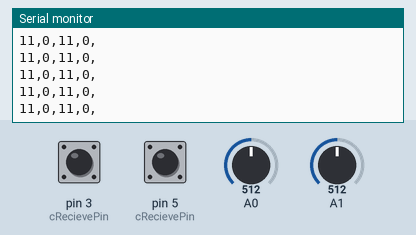
Simulated run of this sketch. Board: Arduino Uno, built with avr-gcc and run on an emulated ATmega328P. Shown: the last lines printed to the serial monitor. The test bench sets the inputs (shaded band); at power-on: A0 = 512, A1 = 512, pin 3 (cRecievePin) HIGH, pin 5 (cRecievePin) HIGH.

Above: at 1.2 s.
1.3 s: A0 set to 544
At 2.3 s:
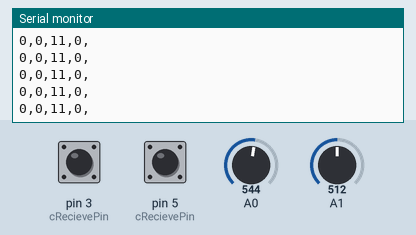
4.3 s: A1 set to 522
At 5.1 s:
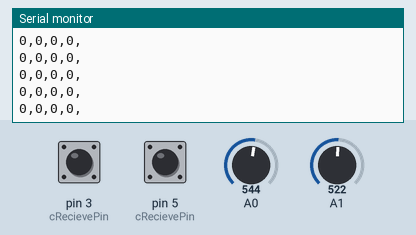
13.3 s: A1 set to 468
14.8 s: A1 set to 484
At 15.5 s:
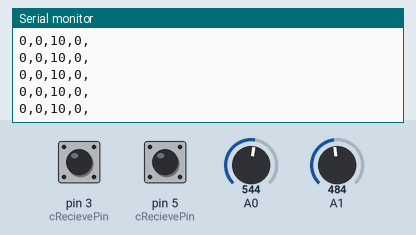
Timing chart, 0 to 17.8 s (numbered marks = the images above; inputs shaded):
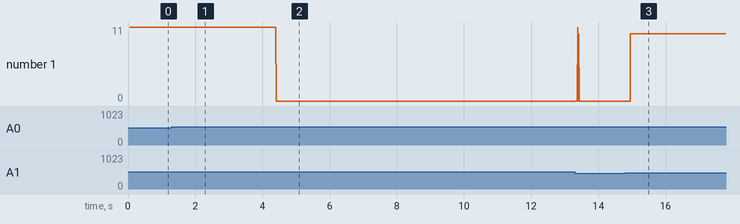

Measured:
- after the input at 1.3 s, the serial monitor: prints a new line after 0.10 s (image 1)
- after the input at 4.3 s, the serial monitor: prints a new line after 0.11 s (image 2)

The sketch:

Clotch.ino
```cpp
// (licence header left out)
/*--- インクルード ---*/
#include <CapacitiveSensor.h>
#include <ClotchControl.h>


/*--- マクロ ---*/
//#define DEBUG


/*--- セットアップ用データ ---*/
const int cSwitchNum        = 2;                    // システムで扱うスイッチの数
const int SWITCHES          = 19;                   // 識別可能なスイッチの数
const int cTransPin[]       = {2, 4, 6, 8, 10, 12}; // センサとして使用する送信側のピン番号
const int cRecievePin[]     = {3, 5, 7, 9, 11, 13}; // センサとして使用する受信側のピン番号
const int cSensorPin[]      = {0, 1, 2, 3, 4, 5};   // 電圧値測定用アナログ入力ピン番号
const int cThresholdH       = 100;                  // 静電容量しきい値 High
const int cThresholdL       = 70;                   // 静電容量しきい値 Low
const int cSamplingNum      = 30;                   // 静電容量センサが拾うノイズの量

int switchRange[SWITCHES][2];      // 各スイッチの電圧範囲（[switchNum][最小値, 最大値]）


/*--- 布スイッチライブラリ ---*/
ClotchControl *clotches[cSwitchNum];


/*---------------------------------------------------------------------*/


void setup() {
    // 布スイッチライブラリの初期化
    for(int AIN = 0; AIN < cSwitchNum; AIN++){
        clotches[AIN] = new ClotchControl(cSensorPin[AIN], cTransPin[AIN], cRecievePin[AIN]);
        clotches[AIN]->sensorCalibrate();
        clotches[AIN]->offAutoCalibrate();
        clotches[AIN]->setupBuffer();
        clotches[AIN]->resetThreshold(cThresholdL, cThresholdH);
        clotches[AIN]->resetSamplingNum(cSamplingNum);
    }

    // 各スイッチの電圧幅の初期化
    initSwitchRange();

    // シリアル通信の開始
    Serial.begin(9600);
}


/*---------------------------------------------------------------------*/


void loop() {

    /* 各スイッチについて測定していく */
    for(int AIN = 0; AIN < cSwitchNum; AIN++){
        // 電圧値の測定
        clotches[AIN]->senseVolt();

        // スイッチの種類を判定（ clotches のメンバ変数 type に格納される ）
        checkSwitchExist(AIN);

        // スイッチが存在するときだけ、静電容量を測定
        if(clotches[AIN]->getType() != 0){
            clotches[AIN]->senseCap();
        }

        // タッチ判定
        clotches[AIN]->decideTouched();

        /* スイッチの種類とタッチ状態をシリアルに書き込む */
        // 複数の数値を通信したいときは、一つの文字列にまとめて、processing 側でパースする必要がある
        Serial.print(clotches[AIN]->getType());
        Serial.print(",");
        Serial.print(clotches[AIN]->getTouched());
        Serial.print(",");

        // デバッグ用
        #ifdef DEBUG
            Serial.println();
            Serial.print("AnalogInput : ");
            Serial.print(AIN);
            Serial.print("    ");
            Serial.print("Volt : ");
            Serial.print(clotches[AIN]->getVolt());
            Serial.print("    ");
            Serial.print("Cap : ");
            Serial.print(clotches[AIN]->getCap());
            Serial.println();
        #endif
    }
    Serial.println();

    // デバッグ用
    #ifdef DEBUG
        delay(300);
    #endif
}


/*---------------------------------------------------------------------*/


/* スイッチが取り付けられているかどうか判定する */
void checkSwitchExist(int ain){
   // 全てのスイッチの電圧幅情報と照らし合わせる
   int volt = clotches[ain]->getVolt();
   for(int i = 0; i < SWITCHES; i++){
        if(switchRange[i][0] <= volt && volt <= switchRange[i][1]){
            clotches[ain]->saveSwitchType(i + 1);
            return;
        }
    }

    // 測定された電圧値がどの電圧幅にも属しないとき
    clotches[ain]->saveSwitchType(0);
}


/*---------------------------------------------------------------------*/


/* 各スイッチの電圧範囲の初期化 */
void initSwitchRange(){
    // スイッチ 1 : 220Ω
    switchRange[0][0] = 18;     // min
    switchRange[0][1] = 26;     // max
    // スイッチ 2 : 470Ω
    switchRange[1][0] = 42;     // min
    switchRange[1][1] = 49;     // max
    // スイッチ 3 : 775Ω （楽曲選択）
    switchRange[2][0] = 70;     // min
    switchRange[2][1] = 78;     // max
    // スイッチ 4 : 1kΩ
    switchRange[3][0] = 89;     // min
    switchRange[3][1] = 96;     // max
    // スイッチ 5 : 2.2kΩ
    switchRange[4][0] = 181;    // min
    switchRange[4][1] = 188;    // max
    // スイッチ 6 : 3.3kΩ
    switchRange[5][0] = 242;    // min
    switchRange[5][1] = 266;    // max
    // スイッチ 7 : 4.7kΩ
    switchRange[6][0] = 323;    // min
    switchRange[6][1] = 330;    // max
    // スイッチ 8 : 5.1kΩ
    switchRange[7][0] = 342;    // min
    switchRange[7][1] = 349;    // max
    // スイッチ 9 : 6.8kΩ
    switchRange[8][0] = 410;    // min
    switchRange[8][1] = 417;    // max
    // スイッチ 10 : 9.1kΩ
    switchRange[9][0] = 484;    // min
    switchRange[9][1] = 491;    // max
    // スイッチ 11 : 10kΩ
    switchRange[10][0] = 508;    // min
    switchRange[10][1] = 515;    // max
    // スイッチ 12 : 22kΩ
    switchRange[11][0] = 700;    // min
    switchRange[11][1] = 707;    // max
    // スイッチ 13 : 33kΩ
    switchRange[12][0] = 781;    // min
    switchRange[12][1] = 789;    // max
    // スイッチ 14 : 47kΩ
    switchRange[13][0] = 840;    // min
    switchRange[13][1] = 848;    // max
    // スイッチ 15 : 68kΩ
    switchRange[14][0] = 888;    // min
    switchRange[14][1] = 896;    // max
    // スイッチ 16 : 91kΩ
    switchRange[15][0] = 918;    // min
    switchRange[15][1] = 926;    // max
    // スイッチ 17 : 220kΩ
    switchRange[16][0] = 975;    // min
    switchRange[16][1] = 983;    // max
    // スイッチ 18 : 330kΩ
    switchRange[17][0] = 989;    // min
    switchRange[17][1] = 997;    // max
    // スイッチ 19 : 570kΩ （ピアノ）
    switchRange[18][0] = 1002;   // min
    switchRange[18][1] = 1006;   // max
}
```
